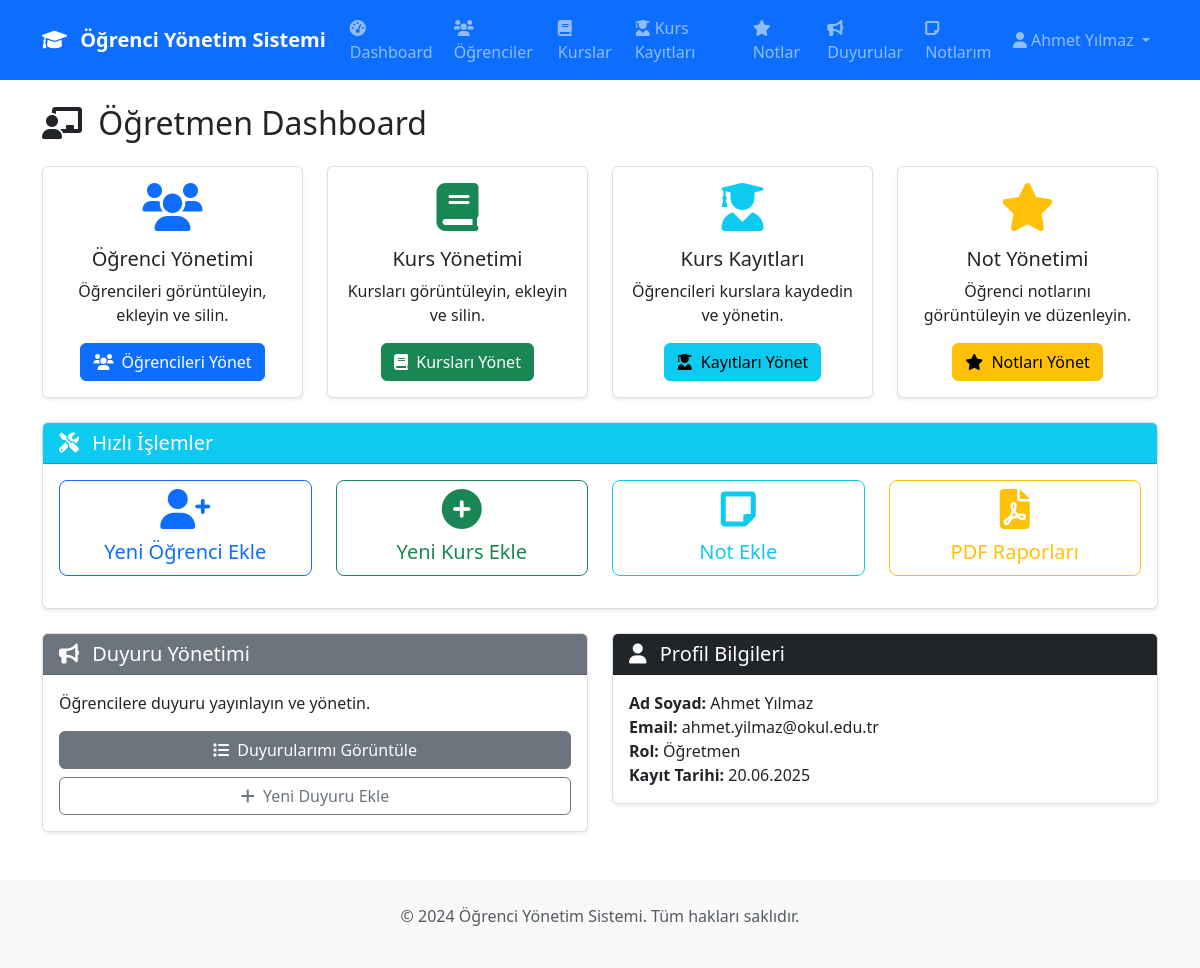
/teacher/dashboard (signed in), run on the app's committed database.
### models.py (models this page shows, shortened)
class User(UserMixin, db.Model):
    __tablename__ = 'users'
    id = db.Column(db.Integer, primary_key=True)
    name = db.Column(db.String(100), nullable=False)
    email = db.Column(db.String(120), unique=True, nullable=False)
    password_hash = db.Column(db.String(255), nullable=False)
    role = db.Column(db.Enum('student', 'teacher'), nullable=False)
    created_at = db.Column(db.DateTime, default=datetime.utcnow)
    courses_taught = db.relationship('Course', backref='teacher', lazy=True)
    enrollments = db.relationship('Enrollment', backref='student', lazy=True, cascade='all, delete-orphan')
    grades = db.relationship('Grade', backref='student', lazy=True, cascade='all, delete-orphan')
    notes = db.relationship('Note', backref='user', lazy=True, cascade='all, delete-orphan')
    announcements = db.relationship('Announcement', backref='author', lazy=True, cascade='all, delete-orphan')

### routes.py (the view)
    @app.route('/teacher/dashboard')
    @login_required
    @teacher_required
    def teacher_dashboard():
        return render_template('teacher/dashboard.html')

### app.py (called while the page is built)
def create_app():
    app = Flask(__name__)
    app.config.from_object(Config)
    db.init_app(app)
    login_manager = LoginManager()
    login_manager.init_app(app)
    login_manager.login_view = 'login'
    login_manager.login_message = 'Bu sayfaya erişmek için giriş yapmalısınız.'
    login_manager.login_message_category = 'info'
    @login_manager.user_loader
    def load_user(user_id):
        return User.query.get(int(user_id))
    init_routes(app)
    @app.errorhandler(403)
    def forbidden(error):
        return render_template('errors/403.html'), 403
    @app.errorhandler(404)
    def not_found(error):
        return render_template('errors/404.html'), 404
    return app

### routes.py (called while the page is built)
def teacher_required(f):
    @wraps(f)
    def decorated_function(*args, **kwargs):
        if not current_user.is_authenticated or current_user.role != 'teacher':
            abort(403)
        return f(*args, **kwargs)
    return decorated_function

### templates/teacher/dashboard.html (shortened to what this page needs)
{% extends "base.html" %}
{% block content %}
<div class="row">
    <div class="col-12">
        <h2 class="mb-4">
            <i class="fas fa-chalkboard-teacher me-2"></i>
            Öğretmen Dashboard
        </h2>
    </div>
</div>
<div class="row">
    <div class="col-md-3 mb-4">
        <div class="card h-100">
            <div class="card-body text-center">
                <div class="mb-3">
                    <i class="fas fa-users fa-3x text-primary"></i>
                </div>
                <h5 class="card-title">Öğrenci Yönetimi</h5>
                <p class="card-text">Öğrencileri görüntüleyin, ekleyin ve silin.</p>
                <a href="{{ url_for('manage_students') }}" class="btn btn-primary">
                    <i class="fas fa-users me-1"></i>
                    Öğrencileri Yönet
                </a>
            </div>
        </div>
    </div>
    <div class="col-md-3 mb-4">
        <div class="card h-100">
            <div class="card-body text-center">
                <div class="mb-3">
                    <i class="fas fa-book fa-3x text-success"></i>
                </div>
                <h5 class="card-title">Kurs Yönetimi</h5>
                <p class="card-text">Kursları görüntüleyin, ekleyin ve silin.</p>
                <a href="{{ url_for('manage_courses') }}" class="btn btn-success">
                    <i class="fas fa-book me-1"></i>
                    Kursları Yönet
                </a>
            </div>
        </div>
    </div>
    <div class="col-md-3 mb-4">
        <div class="card h-100">
            <div class="card-body text-center">
                <div class="mb-3">
                    <i class="fas fa-user-graduate fa-3x text-info"></i>
                </div>
                <h5 class="card-title">Kurs Kayıtları</h5>
                <p class="card-text">Öğrencileri kurslara kaydedin ve yönetin.</p>
                <a href="{{ url_for('manage_enrollments') }}" class="btn btn-info">
                    <i class="fas fa-user-graduate me-1"></i>
                    Kayıtları Yönet
                </a>
            </div>
        </div>
    </div>
    <div class="col-md-3 mb-4">
        <div class="card h-100">
            <div class="card-body text-center">
                <div class="mb-3">
                    <i class="fas fa-star fa-3x text-warning"></i>
                </div>
                <h5 class="card-title">Not Yönetimi</h5>
                <p class="card-text">Öğrenci notlarını görüntüleyin ve düzenleyin.</p>
                <a href="{{ url_for('manage_grades') }}" class="btn btn-warning">
                    <i class="fas fa-star me-1"></i>
                    Notları Yönet
                </a>
            </div>
        </div>
    </div>
</div>
<div class="row">
    <div class="col-12">
        <div class="card">
            <div class="card-header bg-info text-white">
                <h5 class="mb-0">
                    <i class="fas fa-tools me-2"></i>
                    Hızlı İşlemler
                </h5>
            </div>
            <div class="card-body">
                <div class="row">
                    <div class="col-md-3 text-center mb-3">
                        <a href="{{ url_for('add_student') }}" class="btn btn-outline-primary btn-lg w-100">
                            <i class="fas fa-user-plus fa-2x mb-2"></i><br>
                            Yeni Öğrenci Ekle
                        </a>
                    </div>
                    <div class="col-md-3 text-center mb-3">
                        <a href="{{ url_for('add_course') }}" class="btn btn-outline-success btn-lg w-100">
                            <i class="fas fa-plus-circle fa-2x mb-2"></i><br>
                            Yeni Kurs Ekle
                        </a>
                    </div>
                    <div class="col-md-3 text-center mb-3">
                        <a href="{{ url_for('add_note') }}" class="btn btn-outline-info btn-lg w-100">
                            <i class="fas fa-sticky-note fa-2x mb-2"></i><br>
                            Not Ekle
                        </a>
                    </div>
                    <div class="col-md-3 text-center mb-3">
                        <a href="{{ url_for('teacher_pdf') }}" class="btn btn-outline-warning btn-lg w-100">
                            <i class="fas fa-file-pdf fa-2x mb-2"></i><br>
                            PDF Raporları
                        </a>
                    </div>
                </div>
            </div>
        </div>
    </div>
</div>
<div class="row mt-4">
    <div class="col-md-6">
        <div class="card">
            <div class="card-header bg-secondary text-white">
                <h5 class="mb-0">
                    <i class="fas fa-bullhorn me-2"></i>
                    Duyuru Yönetimi
                </h5>
            </div>
            <div class="card-body">
                <p class="card-text">Öğrencilere duyuru yayınlayın ve yönetin.</p>
                <div class="d-grid gap-2">
                    <a href="{{ url_for('manage_announcements') }}" class="btn btn-secondary">
                        <i class="fas fa-list me-1"></i>
                        Duyurularımı Görüntüle
                    </a>
                    <a href="{{ url_for('add_announcement') }}" class="btn btn-outline-secondary">
                        <i class="fas fa-plus me-1"></i>
                        Yeni Duyuru Ekle
                    </a>
                </div>
            </div>
        </div>
    </div>
    <div class="col-md-6">
        <div class="card">
            <div class="card-header bg-dark text-white">
                <h5 class="mb-0">
                    <i class="fas fa-user me-2"></i>
                    Profil Bilgileri
                </h5>
            </div>
            <div class="card-body">
                <p class="mb-0">
                    <strong>Ad Soyad:</strong> {{ current_user.name }}<br>
                    <strong>Email:</strong> {{ current_user.email }}<br>
                    <strong>Rol:</strong> Öğretmen<br>
                    <strong>Kayıt Tarihi:</strong> {{ current_user.created_at.strftime('%d.%m.%Y') }}
                </p>
            </div>
        </div>
    </div>
</div>
{% endblock %}

### templates/base.html (shortened to what this page needs)
<!DOCTYPE html>
<html lang="tr">
<head>
    <link href="https://cdn.jsdelivr.net/npm/bootstrap@5.3.0/dist/css/bootstrap.min.css" rel="stylesheet">
    <link href="https://cdnjs.cloudflare.com/ajax/libs/font-awesome/6.0.0/css/all.min.css" rel="stylesheet">
</head>
<body>
    <nav class="navbar navbar-expand-lg navbar-dark bg-primary">
        <div class="container">
            <a class="navbar-brand" href="{{ url_for('index') }}">
                <i class="fas fa-graduation-cap me-2"></i>
                Öğrenci Yönetim Sistemi
            </a>
            {% if current_user.is_authenticated %}
            <div class="collapse navbar-collapse" id="navbarNav">
                <ul class="navbar-nav me-auto">
                    {% if current_user.role == 'teacher' %}
                    <li class="nav-item">
                        <a class="nav-link" href="{{ url_for('teacher_dashboard') }}">
                            <i class="fas fa-tachometer-alt me-1"></i>Dashboard
                        </a>
                    </li>
                    <li class="nav-item">
                        <a class="nav-link" href="{{ url_for('manage_students') }}">
                            <i class="fas fa-users me-1"></i>Öğrenciler
                        </a>
                    </li>
                    <li class="nav-item">
                        <a class="nav-link" href="{{ url_for('manage_courses') }}">
                            <i class="fas fa-book me-1"></i>Kurslar
                        </a>
                    </li>
                    <li class="nav-item">
                        <a class="nav-link" href="{{ url_for('manage_enrollments') }}">
                            <i class="fas fa-user-graduate me-1"></i>Kurs Kayıtları
                        </a>
                    </li>
                    <li class="nav-item">
                        <a class="nav-link" href="{{ url_for('manage_grades') }}">
                            <i class="fas fa-star me-1"></i>Notlar
                        </a>
                    </li>
                    <li class="nav-item">
                        <a class="nav-link" href="{{ url_for('manage_announcements') }}">
                            <i class="fas fa-bullhorn me-1"></i>Duyurular
                        </a>
                    </li>
                    {% endif %}
                    <li class="nav-item">
                        <a class="nav-link" href="{{ url_for('manage_notes') }}">
                            <i class="fas fa-sticky-note me-1"></i>Notlarım
                        </a>
                    </li>
                </ul>
                <ul class="navbar-nav">
                    <li class="nav-item dropdown">
                        <a class="nav-link dropdown-toggle" href="#" id="navbarDropdown" role="button" data-bs-toggle="dropdown">
                            <i class="fas fa-user me-1"></i>{{ current_user.name }}
                        </a>
                    </li>
                </ul>
            </div>
            {% endif %}
        </div>
    </nav>
    <main class="container mt-4">
        {% block content %}{% endblock %}
    </main>
    <footer class="bg-light text-center text-muted py-4 mt-5">
        <div class="container">
            <p>&copy; 2024 Öğrenci Yönetim Sistemi. Tüm hakları saklıdır.</p>
        </div>
    </footer>
</body>
</html>

### templates/base.html (style rules this page uses)
.navbar-brand { font-weight: bold; }
.card { box-shadow: 0 0.125rem 0.25rem rgba(0, 0, 0, 0.075); border: 1px solid rgba(0, 0, 0, 0.125); }
.btn-primary { background-color: #0d6efd; border-color: #0d6efd; }

### data on the page
User: name "Ahmet Yılmaz", email "ahmet.yilmaz@okul.edu.tr", created_at "20.06.2025"
